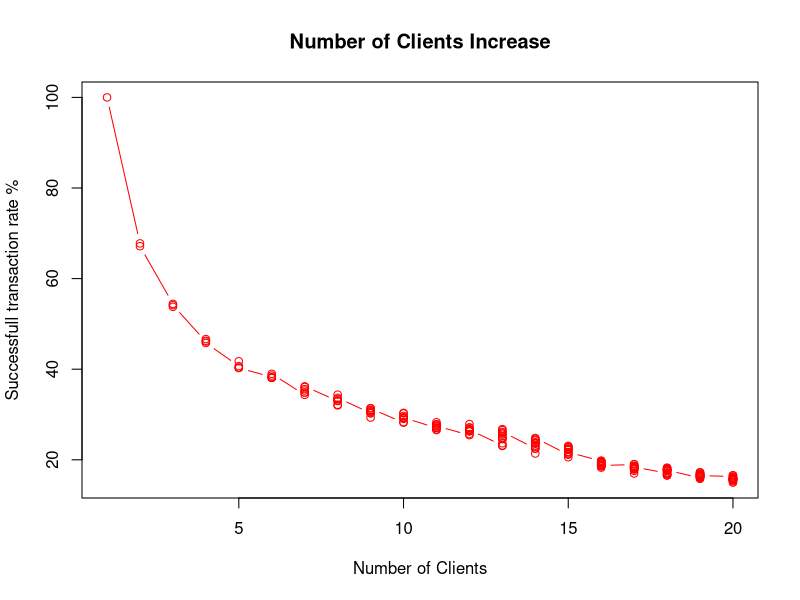
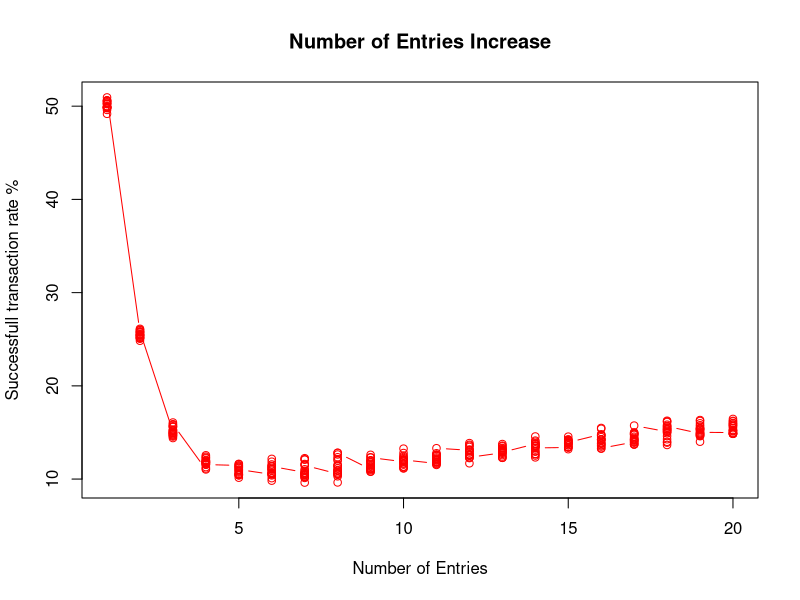
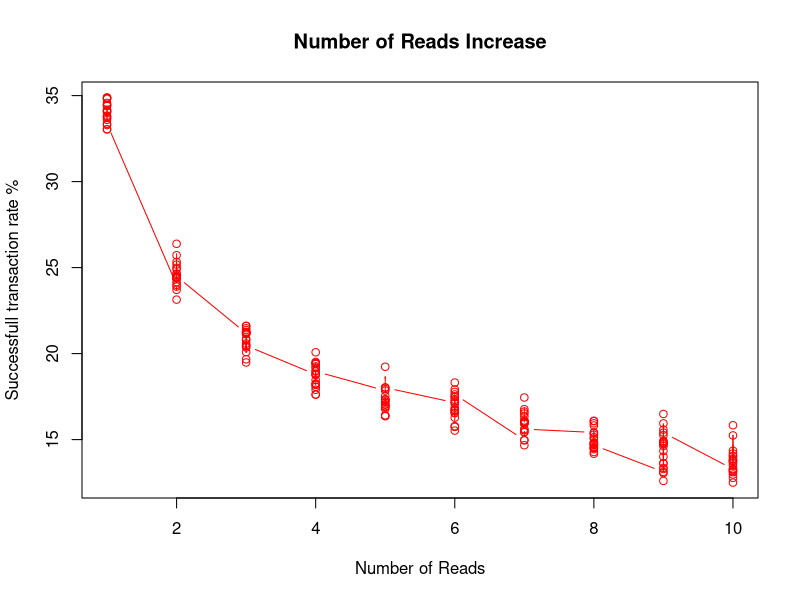
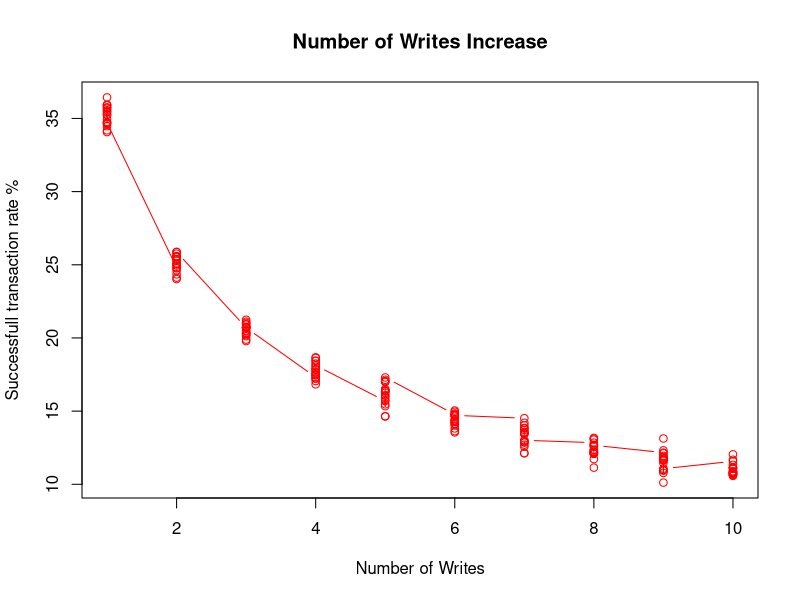
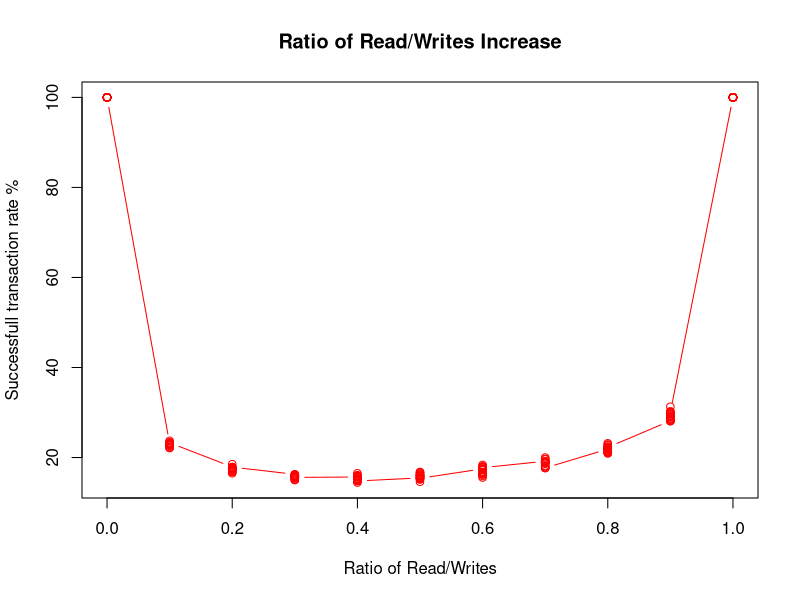

Generate these figures, in order, with R: (Note: this script raises an error after producing the figures.)
nClientsPerf <- read.csv('./experiments/nclients-results.csv', header=FALSE, colClasses=c('numeric', rep('numeric', 3), 'numeric'))
nEntriesPerf <- read.csv('./experiments/nentries-results.csv', header=FALSE, colClasses=c('numeric', rep('numeric', 3), 'numeric'))
nReadPerf <- read.csv('./experiments/rops-results.csv', header=FALSE, colClasses=c('numeric', rep('numeric', 3), 'numeric'))
nWritesPerf <- read.csv('./experiments/wops-results.csv', header=FALSE, colClasses=c('numeric', rep('numeric', 3), 'numeric'))
nReadWritePerf <- read.csv('./experiments/rwratio-results.csv', header=FALSE, colClasses=c('numeric', rep('numeric', 3), 'numeric'))

nReadWritePerf$V6<-nReadWritePerf$V3/(nReadWritePerf$V3 + nReadWritePerf$V4)

par(mfrow=c(1,1))

plot(nClientsPerf$V5 ~ nClientsPerf$V1, data=nClientsPerf, type="b", col="red", ylab="Successfull transaction rate %", xlab="Number of Clients", main="Number of Clients Increase")
plot(nEntriesPerf$V5 ~ nEntriesPerf$V2, data=nEntriesPerf, type="b", col="red", ylab="Successfull transaction rate %", xlab="Number of Entries", main="Number of Entries Increase")
plot(nReadPerf$V5 ~ nReadPerf$V3, data=nReadPerf, type="b", col="red", ylab="Successfull transaction rate %", xlab="Number of Reads", main="Number of Reads Increase")
plot(nWritesPerf$V5 ~ nWritesPerf$V4, data=nWritesPerf, type="b", col="red", ylab="Successfull transaction rate %", xlab="Number of Writes", main="Number of Writes Increase")

plot(nReadWritePerf$V5 ~ nReadWritePerf$V6, data=nReadWritePerf, type="b", col="red", ylab="Successfull transaction rate %", xlab="Ratio of Read/Writes", main="Ratio of Read/Writes Increase")
text(30, 100, expression(infinity), cex=2)
text(28, 100, "infinity", cex=1) 

##Experiment with double
nClients <- read.csv('./timey-source-files/params-nclients.csv', header=FALSE, colClasses=c('numeric', rep('numeric', 3), 'numeric'))
nEntries <- read.csv('./timey-source-files/params-nentries.csv', header=FALSE, colClasses=c('numeric', rep('numeric', 3), 'numeric'))
nRead <- read.csv('./timey-source-files/params-rops.csv', header=FALSE, colClasses=c('numeric', rep('numeric', 3), 'numeric'))
nWrites <- read.csv('./timey-source-files/params-wops.csv', header=FALSE, colClasses=c('numeric', rep('numeric', 3), 'numeric'))
nReadWrite <- read.csv('./timey-source-files/params-rwratio.csv', header=FALSE, colClasses=c('numeric', rep('numeric', 3), 'numeric'))

nReadWrite$V6<-nReadWrite$V3/(nReadWrite$V3 + nReadWrite$V4)

summary<-summaryBy(nClients ~ V1, data = nClients, 
          FUN = list(mean, max, min, median, sd))

mean(df1$Mathematics1_score)

attach(mtcars)
par(mfrow=c(2,2))

plot(nClients$V5 ~ nClients$V1, data=nClients, type="b", col="red", ylab="Successfull transaction rate %", xlab="Number of Clients", main="Number of Clients Increase")
lines(nClientsPerf$V5 ~ nClientsPerf$V1, type="b", col="blue")
legend("topright", legend=c("Concurrency Control", "Base"),
       col=c("red", "blue"), lty = 1:1, cex=0.8)


plot(nEntries$V5 ~ nEntries$V2, data=nEntries, type="b", col="red", ylab="Successfull transaction rate %", xlab="Number of Entries", main="Number of Entries Increase")
lines(nEntriesPerf$V5 ~ nEntriesPerf$V2, type="b", col="blue")
legend("topright", legend=c("Concurrency Control", "Base"),
       col=c("red", "blue"), lty = 1:1, cex=0.8)


plot(nRead$V5 ~ nRead$V3, data=nRead, type="b", col="red", ylab="Successfull transaction rate %", xlab="Number of Reads", main="Number of Reads Increase")
lines(nReadPerf$V5 ~ nReadPerf$V3, type="b", col="blue")
legend("topright", legend=c("Concurrency Control", "Base"),
       col=c("red", "blue"), lty = 1:1, cex=0.8)

plot(nWrites$V5 ~ nWrites$V4, data=nWrites, type="b", col="red", ylab="Successfull transaction rate %", xlab="Number of Writes", main="Number of Writes Increase")
lines(nWritesPerf$V5 ~ nWritesPerf$V4, type="b", col="blue")
legend("topright", legend=c("Concurrency Control", "Base"),
       col=c("red", "blue"), lty = 1:1, cex=0.8)

plot(nReadWrite$V5 ~ nReadWrite$V6, data=nReadWrite, type="b", col="red", ylab="Successful transaction rate %", xlab="Ratio of Read/Writes", main="Chaning the ratio of Read/Writes")
lines(nWritesPerf$V5 ~ nWritesPerf$V6, data=nWritesPerf, type="b", col="blue")
legend("right", legend=c("Concurrency Control", "Base"),
       col=c("red", "blue"), lty = 1:1, cex=0.8)


plot(nEntries$V5 ~ nEntries$V2, data=nEntries, ylab="Successfull transaction rate %", xlab="Number of Entires", main="Number of Entries Increase")
